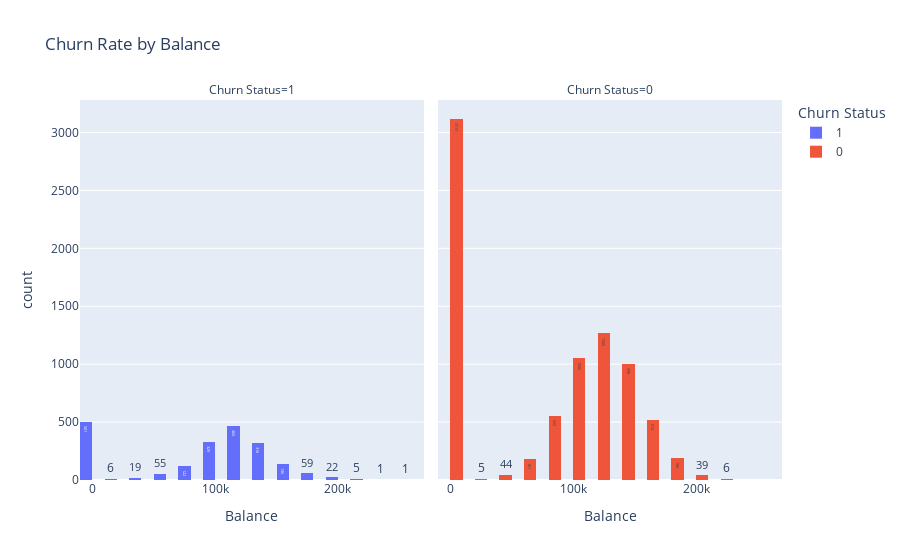

Notebook source saved alongside this figure:
### Markdown cell above
7. Most people in the Age Group 26-35 have 2 products associated with the bank (17.87 %) while people in Age Group 36-45 have 1 products with the bank (18.58%).

### Code cell
fig = px.histogram(
    new_df, 
    x="Balance", 
    color="Exited", 
    nbins=20, 
    barmode="group",
    title="Churn Rate by Balance",
    labels={"Exited": "Churn Status"},
    facet_col="Exited", 
    text_auto=True
)
fig.show()

### Figure 1 — Plotly figure (JSON) as saved in the notebook; plotly's stock layout.template omitted (floating-point values rounded to 4 significant figures; data arrays with more than 128 entries replaced by an {"elided": "..."} marker saying what was removed)
{"data": [{"alignmentgroup": "True", "bingroup": "x", "hovertemplate": "Churn Status=1<br>Balance=%{x}<br>count=%{y}<extra></extra>", "legendgroup": "1", "marker": {"color": "#636efa", "pattern": {"shape": ""}}, "name": "1", "nbinsx": 20, "offsetgroup": "1", "orientation": "v", "showlegend": true, "texttemplate": "%{value}", "type": "histogram", "x": {"elided": "2037 float values"}, "xaxis": "x", "yaxis": "y"}, {"alignmentgroup": "True", "bingroup": "x", "hovertemplate": "Churn Status=0<br>Balance=%{x}<br>count=%{y}<extra></extra>", "legendgroup": "0", "marker": {"color": "#EF553B", "pattern": {"shape": ""}}, "name": "0", "nbinsx": 20, "offsetgroup": "0", "orientation": "v", "showlegend": true, "texttemplate": "%{value}", "type": "histogram", "x": {"elided": "7963 float values"}, "xaxis": "x2", "yaxis": "y2"}], "layout": {"annotations": [{"font": {}, "showarrow": false, "text": "Churn Status=1", "x": 0.245, "xanchor": "center", "xref": "paper", "y": 1, "yanchor": "bottom", "yref": "paper"}, {"font": {}, "showarrow": false, "text": "Churn Status=0", "x": 0.755, "xanchor": "center", "xref": "paper", "y": 1, "yanchor": "bottom", "yref": "paper"}], "autosize": true, "barmode": "group", "legend": {"title": {"text": "Churn Status"}, "tracegroupgap": 0}, "title": {"text": "Churn Rate by Balance"}, "xaxis": {"anchor": "y", "autorange": true, "domain": [0, 0.49], "range": [-10000, 270000], "title": {"text": "Balance"}, "type": "linear"}, "xaxis2": {"anchor": "y2", "autorange": true, "domain": [0.51, 1], "matches": "x", "range": [-10000, 270000], "title": {"text": "Balance"}, "type": "linear"}, "yaxis": {"anchor": "x", "autorange": true, "domain": [0, 1], "range": [0, 3281.0], "title": {"text": "count"}}, "yaxis2": {"anchor": "x2", "autorange": true, "domain": [0, 1], "matches": "y", "range": [0, 3281.0], "showticklabels": false}}}
